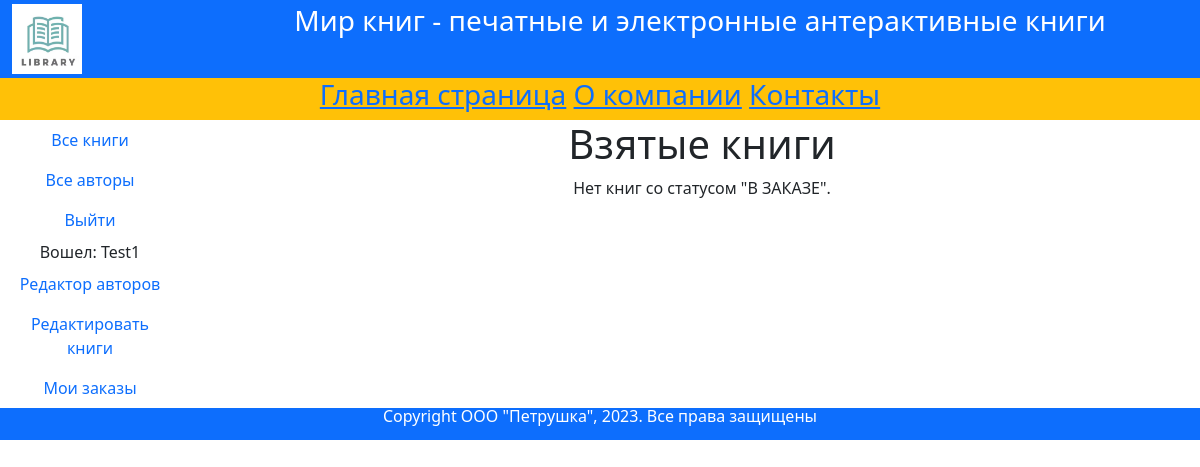
Before: /mybooks/ (signed in) with the older database file.
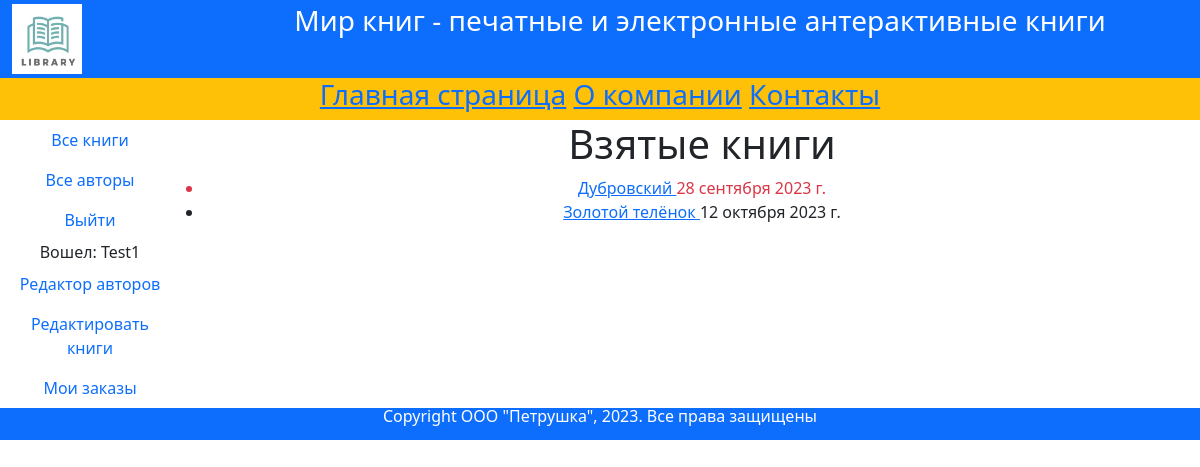
After: the same page with the newer database file.
### catalog/models.py (models this page shows, shortened)
class BookInstance(models.Model):
    book = models.ForeignKey('Book', on_delete=models.SET_NULL,
                             null=True)  # Для названия книги создано поле ьооk, значение для него будет подгружено из модели вооk, с которой имеется связь по первичному ключу.
    inv_nom = models.CharField(max_length=20, null=True, help_text="Введите инвентарный номер экземпляра",
                               verbose_name="Инвентарный номер")
    status = models.ForeignKey('Status', on_delete=models.CASCADE, null=True,
                               help_text='Изменить состояние экземпляра',
                               verbose_name="Статус экземпляра книги")  # Для задания статуса экземпляра книги (на складе, в заказе, продана и пр.) предусмотрено поле status, значение для него будет подгружено из модели Status, с которой имеется связь по первичному ключу.
    due_back = models.DateField(null=True, blank=True, help_text="Введите конец срока статуса",
                                verbose_name="Дата окончания статуса")  # Для задания даты окончания действия статуса для экземпляра книги
    borrower = models.ForeignKey(User, on_delete=models.SET_NULL,
                                 null=True, blank=True,
                                 verbose_name="Заказчик",
                                 help_text="Выберите заказчика книги")
    objects = models.Manager
    class Meta:
        ordering = [
            "due_back"]  # Для сортировки экземпляров книг создан класс меtа, при этом все экземпляры будут отсортированы по дате окоцчания действия статуса.
    @property
    def is_overdue(self):    #Здесь проверяется условие - не превысило ли значение даты возврата книги текущей даты. В зависимости от значений этих дат будут возвращаться значения тrue или False.
        if self.due_back and date.today() > self.due_back:
            return True
        return False

class Book(
    models.Model):  # модель «Книги» связана связью «один ко многим» со следующими моделями:□ «Жанр книги»;□ «Язык книги»;□ «Издательство».
    title = models.CharField(max_length=200, help_text="Введите название книги", verbose_name="Название книги")
    genre = models.ForeignKey(Genre, on_delete=models.CASCADE, help_text="Выберите жанр для книги",
                              verbose_name="Жанр книги", null=True)  # по первичному ключу связано с моделью Genre.
    language = models.ForeignKey(Language, on_delete=models.CASCADE, help_text="Выберите язык книги",
                                 verbose_name="Язык книги", null=True)
    publisher = models.ForeignKey(Publisher, on_delete=models.CASCADE, help_text="Выберите издательство",
                                  verbose_name="Издательство", null=True)
    year = models.CharField(max_length=4, help_text="Введите год издания", verbose_name="Год издания")
    authors = models.ManyToManyField(Author, help_text="Выберите автора (авторов) книги",
                                     verbose_name="Автор (авторы) книги")
    summary = models.TextField(max_length=1000, help_text="Введите краткое описание книги",
                               verbose_name="Аннотация книги")
    isbn = models.CharField(max_length=13, help_text="Должно содержать 13 символов", verbose_name="ISBN книги")
    price = models.DecimalField(decimal_places=2, max_digits=7, help_text="Введите цену книги (в рублях)",
                                verbose_name="Цена (руб.)")
    photo = models.ImageField(upload_to='images', help_text="Загрузите изображение обложки",
                              verbose_name="Изображение обложки", null=True, blank=True)
    def display_author(
            self):  # Для того чтобы сформировать список авторов книги, мы добавим функцию (метод) display_author в модели данных вооk. Эта функция станетформировать строку, в которой будут представлены все авторы книги.
        return ', '.join([author.last_name for author in
                          self.authors.all()])  # В этой функции организован цикл с инструкцией for. В теле цикла выбираются все авторы, связанные с данной книгой, из них формируется список, который будет возвращен в точку вызова.
    display_author.short_description = 'Авторы'

### catalog/views.py (the view)
# urls.py: path('mybooks/', LoanedBooksByUserListView.as_view(), name='my-borrowed'),
class LoanedBooksByUserListView(LoginRequiredMixin, generic.ListView):
    model = BookInstance
    template_name = 'catalog/bookinstance_list_borrowed_user.html'
    paginate_by = 10
    def get_queryset(
            self):  # Чтобы получить только объекты вookinstance для текущего пользователя, мы реализуем здесь собственный метод get_queryset() (заказы пользователя).
        return BookInstance.objects.filter(borrower=self.request.user, status='2').order_by(
            'due_back')  # Обратите внимание, что параметр '2' в этом фильтре - это код справочника статусов В заказе.

### templates/catalog/bookinstance_list_borrowed_user.html
{% extends "catalog/base.html" %}
{% block content %}
<h1>Взятые книги</h1>
{% if bookinstance_list %}
<ul>
    {% for bookinst in bookinstance_list %}
    <li
    {% if bookinst.is_overdue %} class="text-danger"{% endif %}>
    <a href="{% url 'book-detail' bookinst.book.pk %}">
        {{ bookinst.book.title }}
    </a>
    {{ bookinst.due_back }}
    </li>
    {% endfor %}
</ul>
{% else %}
<p>Нет книг со статусом "В ЗАКАЗЕ".</p>
{% endif %}
{% endblock %}

Changed rows visible on the page:
now on this page (row edited): BookInstance: book "Дубровский", due_back "28 сентября 2023 г."
now on this page (row edited): BookInstance: book "Золотой телёнок", due_back "12 октября 2023 г."
Other visible differences:
text no longer shown: "Нет книг со статусом \"В ЗАКАЗЕ\"."
